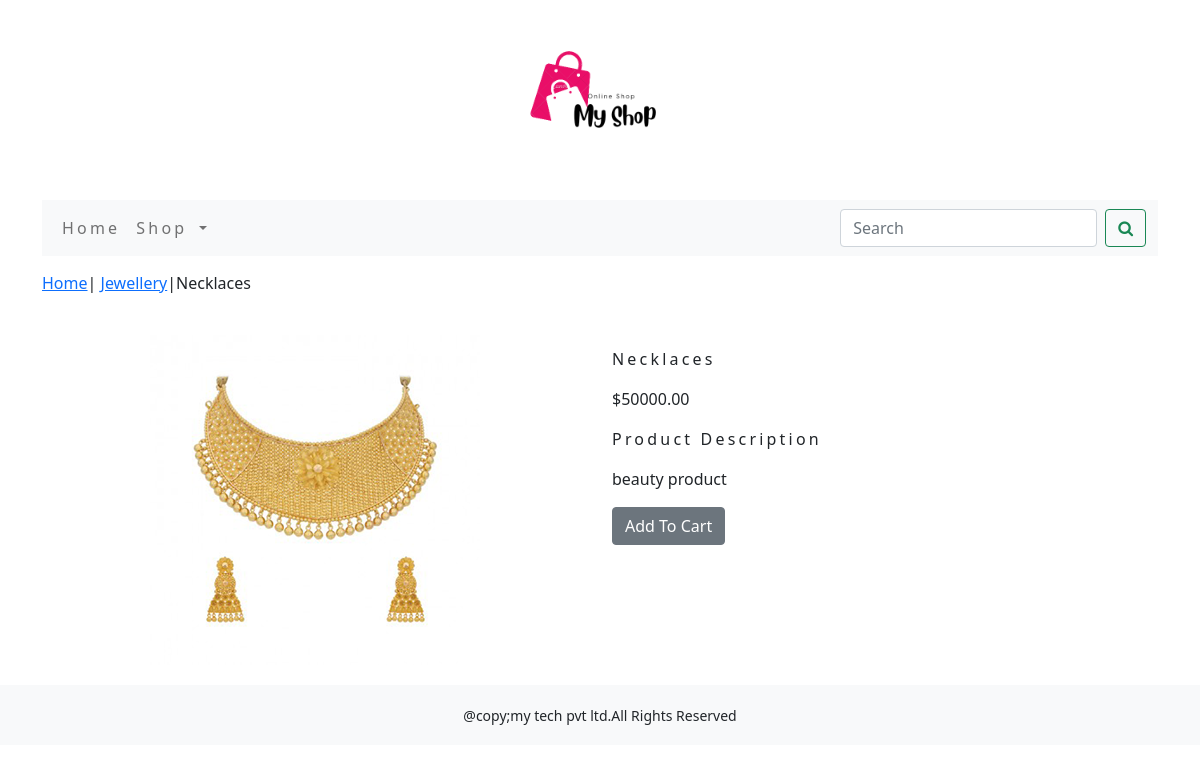
Page /shop/jwellery/necklaces/ on the committed database.
### shop/models.py (models this page shows, shortened)
class Product(models.Model):
    name = models.CharField(max_length=250, unique=True)
    des = models.TextField(blank=True)
    image = models.ImageField(upload_to='product')
    slug = models.SlugField(max_length=250, unique=True)
    price=models.DecimalField(max_digits=10,decimal_places=2)
    category=models.ForeignKey('Category',on_delete=models.CASCADE)
    available=models.BooleanField(default=True)
    stock=models.IntegerField()
    created=models.DateTimeField(auto_now_add=True)
    updated=models.DateTimeField(auto_now=True)
    class Meta():
        ordering = ('name',)
        verbose_name = 'product'
        verbose_name_plural = 'products'

class Category(models.Model):
    name=models.CharField(max_length=250,unique=True)
    des=models.TextField(blank=True)
    image=models.ImageField(upload_to='category')
    slug=models.SlugField(max_length=250,unique=True)
    class Meta():
        ordering=('name',)
        verbose_name='category'
        verbose_name_plural='categories'
    def get_url(self):
        return reverse('shop:product_by_category',args=[self.slug])
    def __str__(self):
        return '{}'.format(self.name)

### shop/views.py (the view)
# urls.py: path('<slug:c_slug>/<slug:product_slug>/',views.proDetail,name='prodCatDetail')
def proDetail(request,c_slug,product_slug):
    try:
        product=Product.objects.get(category__slug=c_slug,slug=product_slug)
    except Exception as e:
        raise e
    return render(request,'product.html',{'product':product})

### cart/context_processors.py (called while the page is built)
def counter(request):
    item_count=0
    if 'admin' in request.path:
        return {}
    else:
        try:
            cart=Cart.objects.filter(cart_id=_cart_id(request))
            cart_items=CartItem.objects.all().filter(cart=cart[:1])
            for cart_item in cart_items:
                item_count += cart_item.quantity
        except Cart.DoesNotExist:
            item_count =0
    return dict(item_count=item_count)

### cart/views.py (called while the page is built)
def _cart_id(request):
    cart=request.session.session_key
    if not cart:
        cart=request.session.create()
    return cart

### shop/context_processors.py (called while the page is built)
def menu_links(request):
    links=Category.objects.all()
    return dict(links=links)

### templates/product.html (shortened to what this page needs)
{% extends 'base.html' %}
{% load static %}
{% block content %}
<div class="row my_prod_row_class">
    <div class="mx_auto">
        <p><a href="{% url 'shop:allProdCat' %}">Home</a>| <a href="{{product.category.get_url}}">{{product.category}}</a>|{{product.name}}</p>
    </div>
<div class="container">
<div class="row">
    <div class="col-12 col-sm-12 col-md-12 col-lg-6 text-center">
        <div style="min-width:18rem">
            <img src="{{product.image.url}}" alt={{product.name}}>
        </div>
    </div>
        <div class="col-12 col-sm-12 col-md-12  col-lg-6">
            <div>
            <h1 class="my_prod_title">{{product.name}}</h1>
            <p>${{product.price}}</p>
            <p class="my_title">Product Description</p>
            <p class="text-justify my_prod_text">{{product.des}}</p>
            {% if product.stock <= 0 %}
            <p class="text-justify my_prods_text"><b> Out Of Stock</b></p>
            {% else %}
            <a class="btn btn-secondary" href="{% url 'cart:add_cart' product.id %}">Add To Cart</a>
            {% endif %}
        </div>
    </div>
    </div>
</div>
</div>
{% endblock %}

### static/css/custom.css (style rules this page uses)
body { font-family: 'Roboto Slab', serif; }
.my_title { font-size:16px; text_transform:uppercase; letter-spacing:.2em; }
.my_prod_row_class { padding-top:15px; padding-bottom:20px; }
.my_prod_title { font-size:16px; text_transform:uppercase; letter-spacing:.2em; padding-top:15px; padding-bottom:10px; }
.my_prod_text { padding-right:20px; }

### rows in the picture
Product: category "Jewellery", name "Necklaces", image (picture), price "50000.00", des "beauty product"
